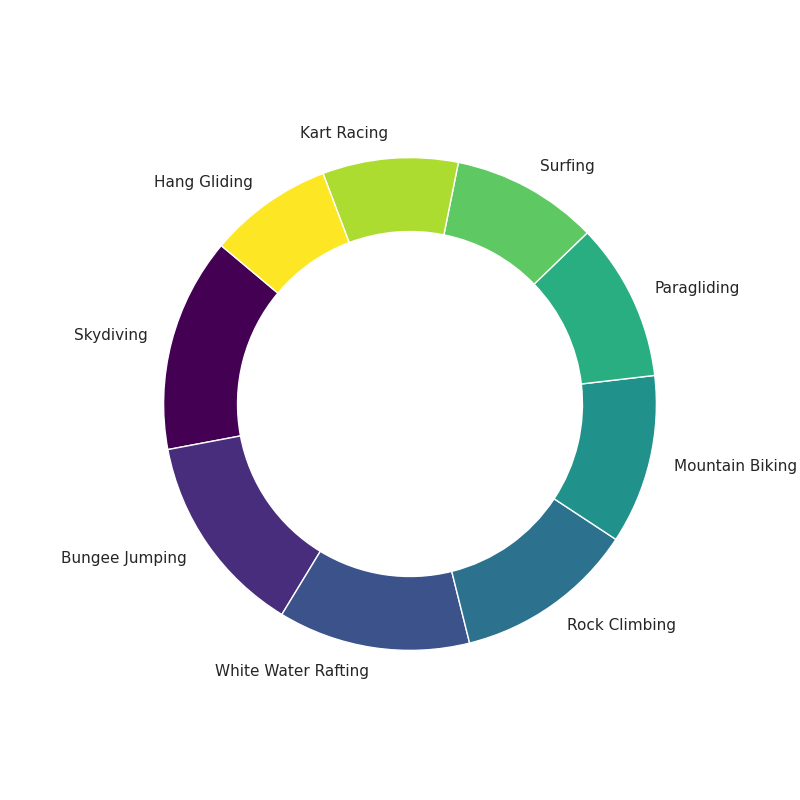

Write the Python code that produced this figure.
import matplotlib.pyplot as plt
import numpy as np

sports = [
    "Skydiving", "Bungee Jumping", "White Water Rafting",
    "Rock Climbing", "Mountain Biking", "Paragliding",
    "Surfing", "Kart Racing", "Hang Gliding"
]
adrenaline_levels = [95, 90, 85, 80, 75, 70, 65, 60, 55]

plt.figure(figsize=(8, 8))
colors = plt.cm.viridis(np.linspace(0, 1, len(sports)))

# Create a pie chart and make it a donut
plt.pie(adrenaline_levels, labels=sports, colors=colors, startangle=140, wedgeprops=dict(width=0.3, edgecolor='w'))

plt.show()
